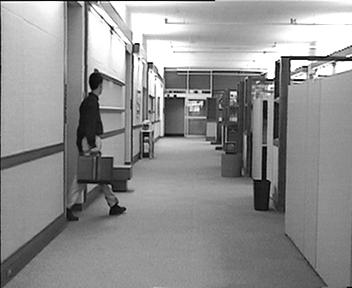
#> input picture Motion-Estimation/frame_1.jpg, 352 x 288 px
$ python project-based-block-search.py   (Python 2 division)   (older library calls are emulated)
#> lines starting #> are read from the running program, lines starting #| are printed output that depends on the picture; long printed decimals are rounded
# using three fast matching error measures based on the integral projections
# vertical projections(column sum), horizontal projections(row sum), massive projections(block sum)
# the three error measures have simple complexity and help to reject candidate blocks

import sys
from scipy import misc
from numpy import *
import time

# Read image
frame1 = misc.imread("frame_1.jpg")
#> frame1 is the input picture: shape (288, 352); min 0, max 255, mean 143.9
frame2 = misc.imread("frame_2.jpg")
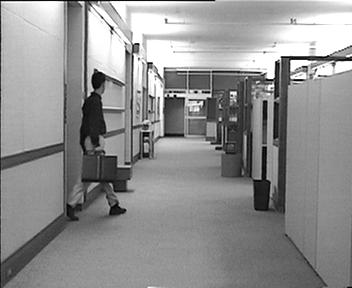
#> input picture Motion-Estimation/frame_2.jpg, 352 x 288 px
#> frame2 is the input picture: shape (288, 352); min 0, max 255, mean 143.9

# Convert uint8 to float
frame1 = frame1.astype(float)
frame2 = frame2.astype(float)
(row, col) = frame1.shape
#> row = 288; col = 352

# Get the reference and target block
block_ref = frame1[64:96, 80:112]
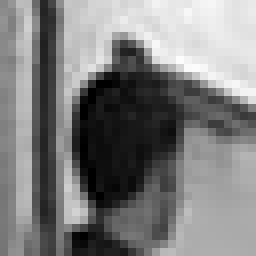
#> block_ref: shape (32, 32) float64 (shown 8 times larger); min 0, max 252, mean 125.7
block_tar = frame2[64:96, 80:112]
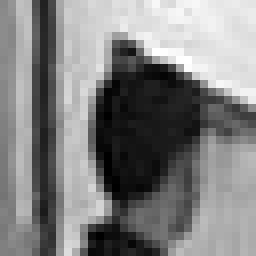
#> block_tar: shape (32, 32) float64 (shown 8 times larger); min 0, max 255, mean 128.6
size = block_tar.shape[0]
#> size = 32

# The starting point of main algorithm
start_time = time.time()

# Initialize minSAE, min_posI, min_posJ
# Calculate rowSum_tarF, colSum_tarF, bSum_tarF, 'F' means 'fixed'
min_SAE = 0
bSum_tarF = 0
rowSum_tarF = zeros(size, int)
#> rowSum_tarF = 32 values from 0 to 0
colSum_tarF = zeros(size, int)
#> colSum_tarF = 32 values from 0 to 0
min_posI = 64
min_posJ = 80

for i in range(size):
	for j in range(size):
		# Calculate row-sums of block_tar
		rowSum_tarF[i] += block_tar[i][j]
		# Calculate col-sums of block_tar
		colSum_tarF[j] += block_tar[i][j]
		# Calculate block-sums of block_tar
		bSum_tarF += block_tar[i][j]
		# Initialize minSAE
		min_SAE += abs(block_tar[i][j] - block_ref[i][j])
#> after the loop, bSum_tarF = 131720; colSum_tarF = 32 values, max 6304 at index 8, min 1262 at index 5, mean 4116.2; min_SAE = 23537; rowSum_tarF = 32 values, max 6417 at index 2, min 2487 at index 14, mean 4116.2

# Initialize the row-sums of reference frame buffer with leftside values
rowSum_ref_buffer = zeros(row, int)
#> rowSum_ref_buffer = 288 values from 0 to 0
for i in range(row):
	for j in range(size):
		rowSum_ref_buffer[i] += frame1[i][j]
#> after the loop, rowSum_ref_buffer = 288 values, max 7870 at index 2, min 399 at index 0, mean 4819.3

# Initialize the col-sums of reference frame buffer with topside values
colSum_ref_buffer = zeros(col, int)
#> colSum_ref_buffer = 352 values from 0 to 0
for j in range(col):
	for i in range(size):
		colSum_ref_buffer[j] += frame1[i][j]
#> after the loop, colSum_ref_buffer = 352 values, max 7772 at index 343, min 1730 at index 85, mean 6282.2

rowSum_ref = zeros(size, int)
colSum_ref = zeros(size, int)

for refRange_i in range(row - size + 1):

	# Initialize row-sums of macroblock of reference
	for i in range(size):
		rowSum_ref[i] = rowSum_ref_buffer[i + refRange_i]

	# Update col-sums of buffer of reference if refRange_i >= 1
	if(refRange_i >= 1):
		for j in range(col):
			colSum_ref_buffer[j] += (frame1[refRange_i + size - 1][j] - frame1[refRange_i - 1][j])


	for refRange_j in range(col - size + 1):

		# Update col-sums and block-sums of macroblock of reference
		bSum_ref = 0
		for j in range(size):
			colSum_ref[j] = colSum_ref_buffer[j + refRange_j]
			bSum_ref += colSum_ref[j]

		# Update row-sums of macroblock in reference if refRange_j >= 1
		if(refRange_j >= 1):
			for i in range(size):
				rowSum_ref[i] += (frame1[refRange_i + i][refRange_j + size - 1] - frame1[refRange_i + i][refRange_j - 1])

		# Calculate the horizontal error measures
		sae = 0
		for i in range(size):
			sae += abs(rowSum_ref[i] - rowSum_tarF[i])
		if sae >= min_SAE:
			continue

		# Calculate the vertical error measures
		sae = 0
		for j in range(size):
			sae += abs(colSum_ref[j] - colSum_tarF[j])
		if sae >= min_SAE:
			continue

		# Calculate the massive error measures
		sae = abs(bSum_ref - bSum_tarF)
		if sae >= min_SAE:
			continue

		# Calculte the SAE between the target block and the candidate block in reference
		block_ref = frame1[refRange_i:refRange_i+size, refRange_j:refRange_j+size]
		sae = 0
		for i in range(size):
			for j in range(size):
				sae += abs(block_tar[i][j] - block_ref[i][j])
		if sae < min_SAE:
			min_posI = refRange_i
			min_posJ = refRange_j
			min_SAE = sae
#> after the loop, colSum_ref = 32 values, max 3876 at index 15, min 2777 at index 31, mean 3688.2; colSum_ref_buffer = 352 values, max 4863 at index 155, min 1039 at index 0, mean 4032.7; min_SAE = 23537; min_posI = 64; min_posJ = 80; rowSum_ref = 32 values, max 3979 at index 2, min 2893 at index 31, mean 3688.2

print ("--- %s seconds ---" % (time.time() - start_time))
print min_posI
#| 64
print min_posJ
#| 80
print min_SAE/32/32
#| 22.985
